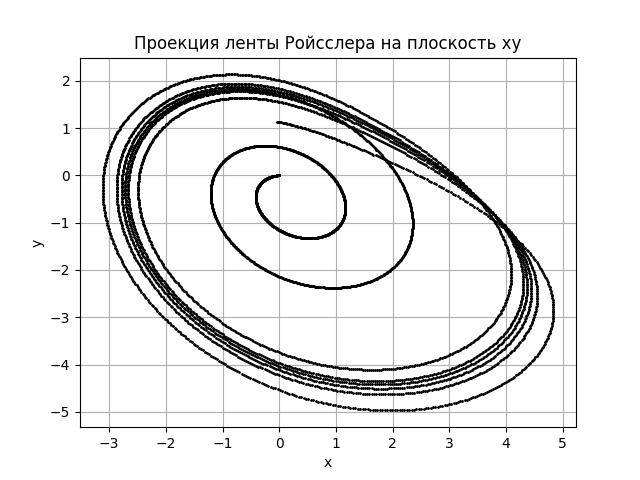

The script that drew this image:
import numpy as np
from scipy.integrate import odeint
import matplotlib.pyplot as plt
a,b,c=0.398,2.0,4.0
def f(y, t):
    y1, y2, y3 = y
    return [(-y2-y3),
    y1+a*y2,
    b+y3*(y1-c)]
t = np.linspace(0,50,5001)
y0 = [0,0, 0]
[y1,y2,y3]=odeint(f, y0, t, full_output=False).T
plt.plot(y1,y2, color='black', linestyle=' ', marker='.',
markersize=2)
plt.xlabel('x')
plt.ylabel('y')
plt.grid(True)
plt.title("Проекция ленты Ройсслера на плоскость xy")
plt.savefig("1")
